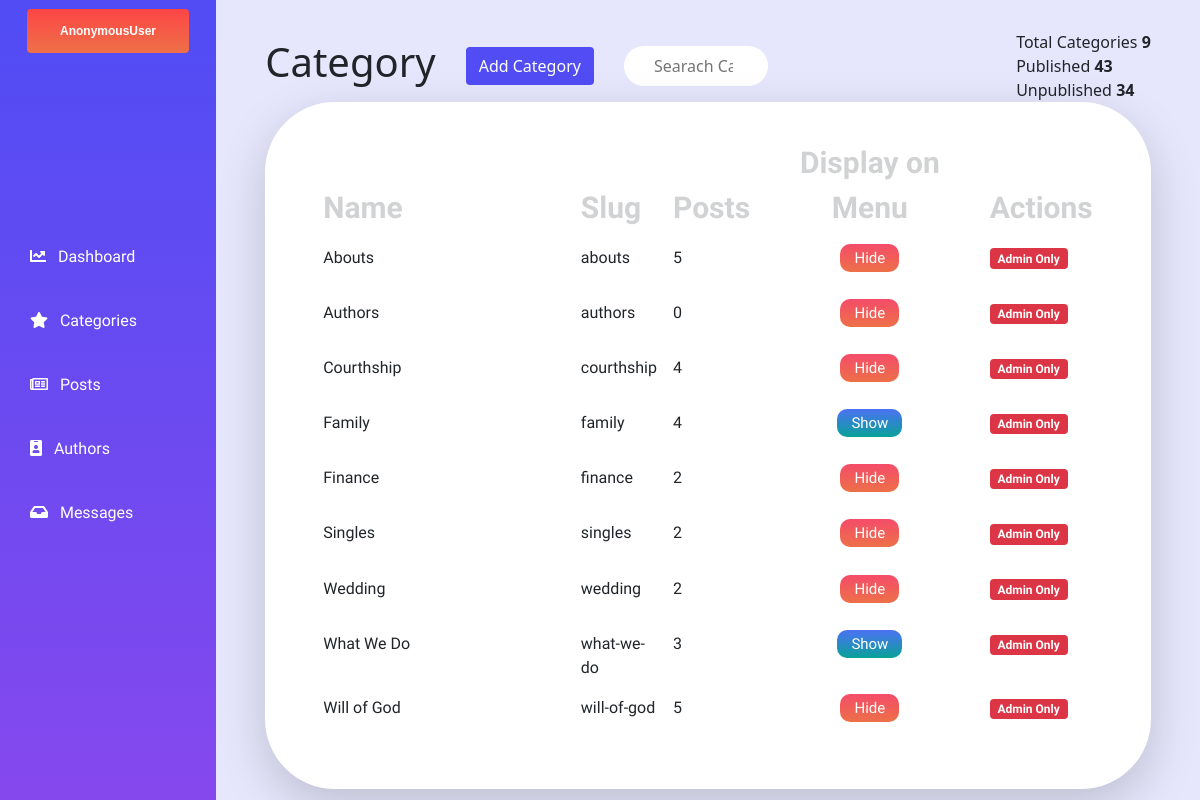
/dashboard/categories/, run on the app's committed database.
### website/models.py (models this page shows, shortened)
class Category(models.Model):
    name = models.CharField(max_length=250, unique=True)
    description = models.TextField(blank=True)
    slug = models.SlugField(null=True,unique=True)
    navbar = models.BooleanField(default=False)
    class Meta:
        ordering = ('name',)
        verbose_name = 'category'
        verbose_name_plural = 'categories'
    def post_count(self):
        return Post.objects.filter(category=self).count()

### dashboard/views.py (the view)
# urls.py: path('categories/', views.categoryView, name='categories'),
def categoryView(request):
    category_list = Category.objects.all()
    context = {
        'category_list': category_list,
    }
    return render(request, 'dashboard/category.html', context)

### contact/forms.py
class MessageForm(ModelForm):
    class Meta:
        model = Messages
        fields = ['name', 'email', 'body']

### website/context_processors.py (called while the page is built)
def whatWeDo(request):
    whatWeDo = Post.objects.filter(category = 8)
    return dict(whatWeDo=whatWeDo)

def menu(request):
    links = Category.objects.filter(navbar = True)
    return dict(links=links)

def post_menu(request):
    post_list = Post.objects.filter(published = True)
    return dict(post_list=post_list)

def message_count(request):
    message_countAll = Messages.objects.filter(read=False)
    message_count = message_countAll.count()
    return dict(message_count=message_count)

def contact_form(request):
    formMessage = MessageForm()
    context = {
        'formMessage':formMessage
    }
    return context

### dashboard/templates/dashboard/category.html (shortened to what this page needs)
{% extends "baseManager.html" %}
{% load static %}
{% block content%}
<link rel="stylesheet" href="{% static 'css/category.css' %}" />
  <div class="content mobileContainer">
    <div style="width: 90%;" class="tableHeaderContainer">
      <div class="postSection">
        <h1 class="postSectionItem">Category</h1>
        <a  href="{% url 'dashboard:addCategory' %}" class="postSectionItem btn btn-purple">Add Category</a>
        <form class="postSectionItem">
            <input class="postSectionSearch unwanted-column" placeholder="Searach Category.." type="search">
        </form>
      </div>
      <div style="float: right !important;" class="unwanted-column figuresSection">
        <p class="totalParagraph">Total Categories <span class="totalParagraphBold"> {{category_list|length}}</span></p>
        <p class="totalParagraph">Published <span class="totalParagraphBold"> 43</span></p>
        <p class="totalParagraph">Unpublished <span class="totalParagraphBold"> 34</span></p>
      </div>
    </div>
<div class="tableConatiner shadow-lg">
    <table  class="myTableStyling table table-borderless ">
        <thead class="thead-dark">
          <tr>
              <th class="nameWidthTable" scope="">Name</th>
            <th class="unwanted-column"  scope="">Slug</th>
            <th scope="cl">Posts</th>
            <th style="width: 50%;" class="text-center unwanted-column" scope="cl">Display on Menu</th>
            <th scope="">Actions</th>
          </tr>
        </thead>
        <tbody>
            {% for category in category_list %}
          <tr class="hoverMe">
            <td class="">{{category.name}}</td>
            <td style="width: 10%;" class="unwanted-column">{{category.slug}}</td>
            <td>{{category.post_count}}</td>
            <td class="text-center unwanted-column">
            {% if category.navbar %}
                <a href=""  class="buttonUnPublish">Hide</a>
            {%else%}
            <a href=""  class="buttonPublish">Show</a>
            {% endif %}
            </td>
            <td class="actionRow">
              {% if request.user.groups.all.0.name == 'Admin' %}
                <a class="actionItem"  href="{% url 'dashboard:editCategory' category.slug %}"><i class="far fa-edit"></i></a>
                <a class="text-danger actionItem text-center" href="{% url 'dashboard:deleteCategory' category.slug %}"><i class="fas fa-trash"></i></a>
                {%else%}
                <p class="badge bg-danger">Admin Only</p>
            {% endif %}
              </td>
          </tr>
          {% endfor %}
        </tbody>
      </table>
</div>
</div>
{% endblock content%}

### static/css/manager.css (style rules this page uses)
@media only screen and (min-width: 969px) { .content { height: 100vh !important; background-color: #E6E7FC; width: 82%; display: flex; align-items: center; flex-direction: column; } }
@media only screen and (min-width: 969px) { .sidebar, .content { height: 100vh !important; overflow: auto; float: left; } }

### static/css/category.css (style rules this page uses)
@media only screen and (min-width: 969px) { table { width: 100% !important; } }
@media only screen and (min-width: 969px) { th { opacity: 20% !important; font-size: 30px; font-family: 'Palanquin Dark', sans-serif; } }
@media only screen and (min-width: 969px) { td { font-family: 'Palanquin Dark', sans-serif; } }
@media only screen and (min-width: 969px) { .hoverMe { transition: 0.1s ease-in-out !important; } }
@media only screen and (min-width: 969px) { .buttonUnPublish { width: 33px; height: 10px; list-style-type: none; text-transform: none; color: white; text-decoration: none; font-size: 15px; padding: 5px 14px; font-family: 'Palanquin Dark', sans-serif; background: linear-gradient(180deg, #F44C6A 0%, #ED7048 100%); border-radius: 10px; } }
@media only screen and (min-width: 969px) { .buttonPublish { width: 33px; height: 10px; list-style-type: none; text-transform: none; color: white; text-decoration: none; font-size: 15px; padding: 5px 14px; font-family: 'Palanquin Dark', sans-serif; background: linear-gradient(180deg, #4C71F4 0%, #08A298 100%); border-radius: 10px; } }
@media only screen and (min-width: 969px) { .myTableStyling { width: 90%; border-bottom: 100px !important; background-color: white; } }
@media only screen and (min-width: 969px) { .tableConatiner { display: flex; justify-content: center; width: 90%; padding: 30px 50px; border-radius: 70px; background-color: white; } }
@media only screen and (min-width: 969px) { .nameWidthTable { width: 50%; } }
@media only screen and (min-width: 969px) { .postSection { display: flex; align-items: center; } }
@media only screen and (min-width: 969px) { .tableHeaderContainer { padding-top: 3%; display: flex; align-items: center; justify-content: space-between; } }
@media only screen and (min-width: 969px) { .totalParagraph { margin:0; } }
@media only screen and (min-width: 969px) { .totalParagraphBold { font-weight: bolder; } }
@media only screen and (min-width: 969px) { .postSectionItem { margin-right:30px; } }
@media only screen and (min-width: 969px) { .btn-purple { background-color: #514CF4; color: white; } }
@media only screen and (min-width: 969px) { .postSectionSearch { border-radius: 20px; height: 1.5vw; border:none; width: 12vw; } }
@media only screen and (min-width: 969px) { ::placeholder { padding: 10px; } }
@media only screen and (min-width: 969px) { input[type="search"] { padding: 20px; } }

### data on the page
Category: name "Abouts", slug "abouts", post_count "5", navbar "Hide"
Category: name "Authors", slug "authors", post_count "0", navbar "Hide"
Category: name "Courthship", slug "courthship", post_count "4", navbar "Hide"
Category: name "Family", slug "family", post_count "4", navbar "Show"
Category: name "Finance", slug "finance", post_count "2", navbar "Hide"
Category: name "Singles", slug "singles", post_count "2", navbar "Hide"
Category: name "Wedding", slug "wedding", post_count "2", navbar "Hide"
Category: name "What We Do", slug "what-we-do", post_count "3", navbar "Show"
Category: name "Will of God", slug "will-of-god", post_count "5", navbar "Hide"

### other printed values
{{ request.user }} "AnonymousUser"
{{ category_list|length }} "9"
